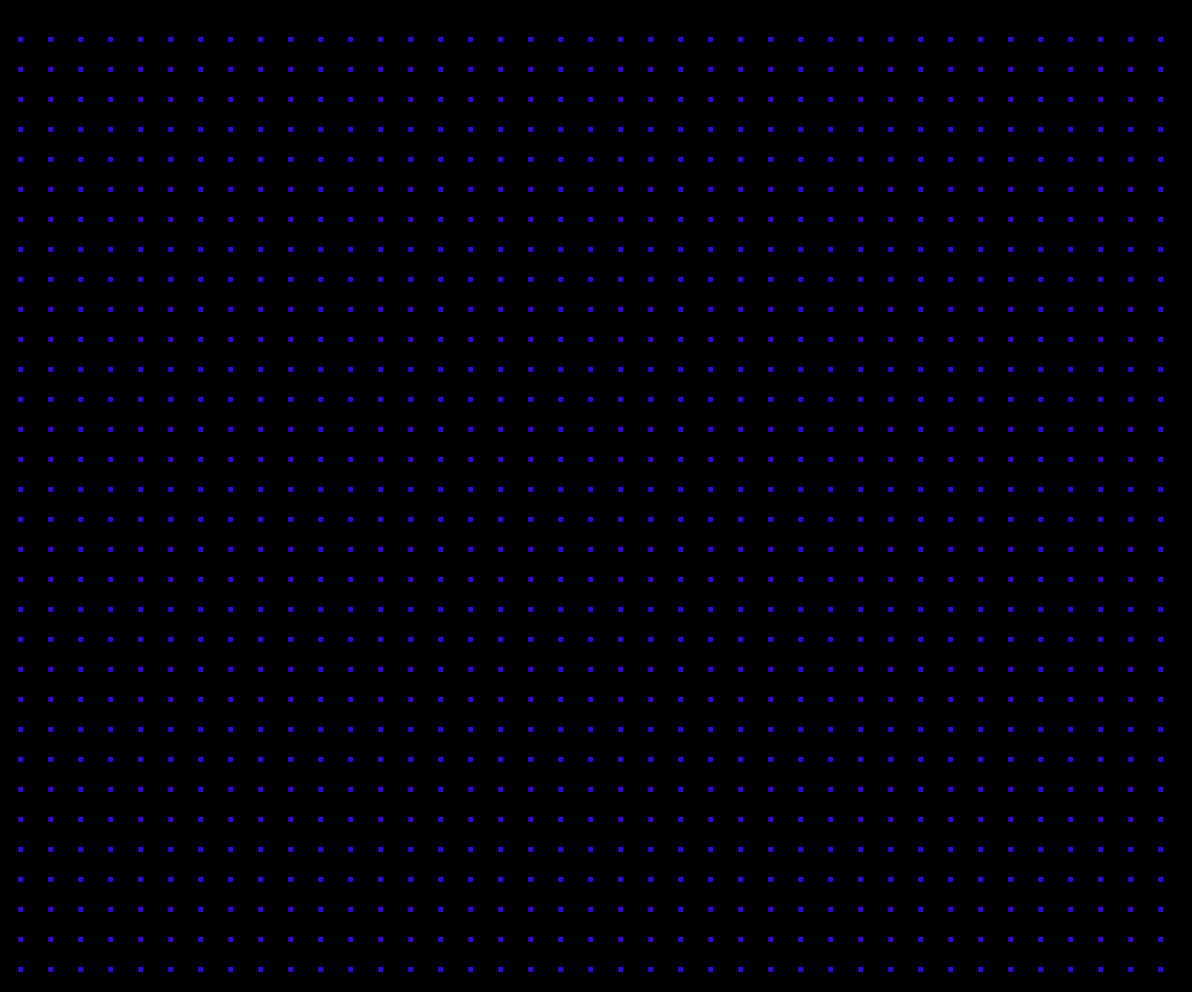
Frame 1 (no input)
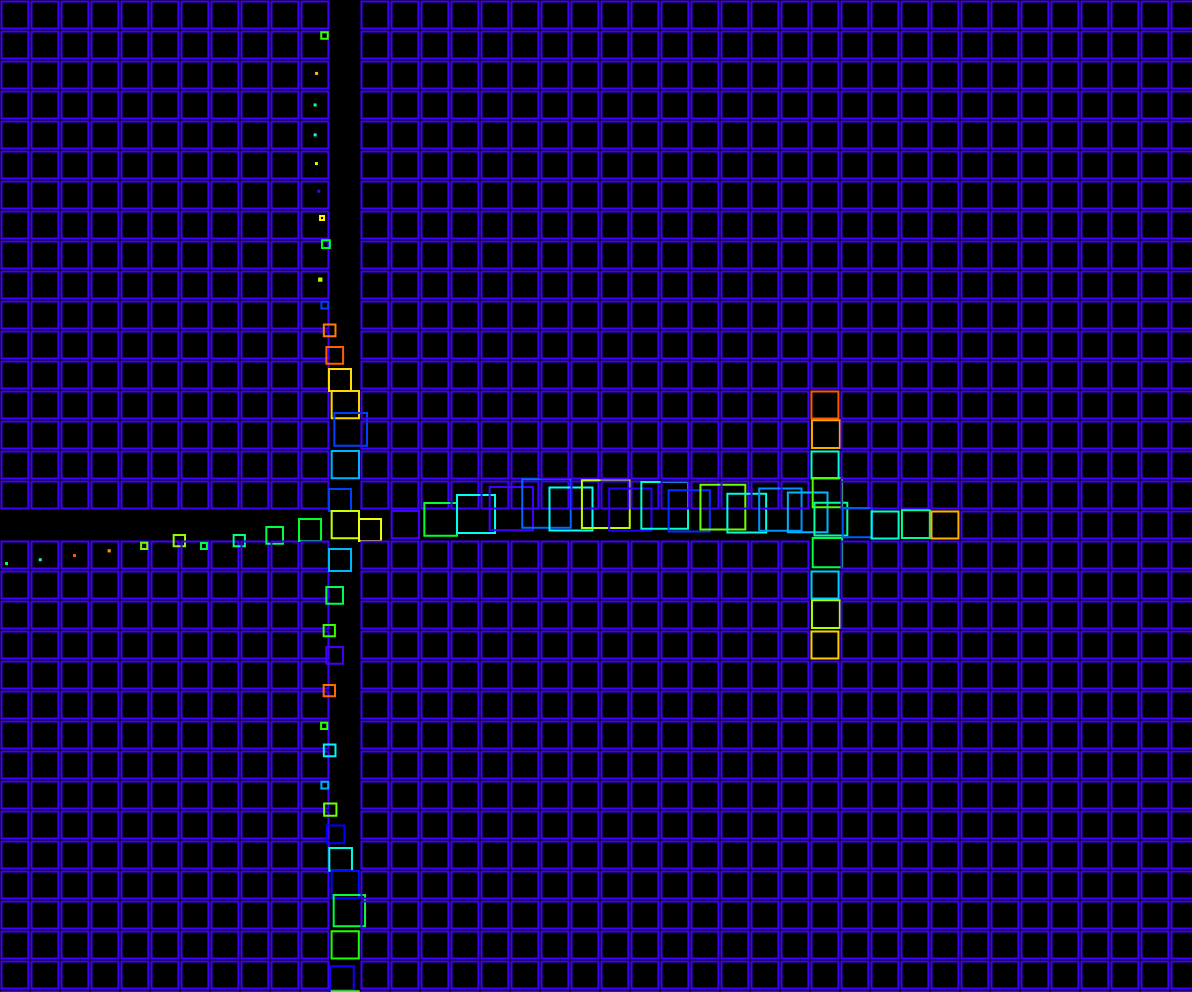
Frame 60 (no input)
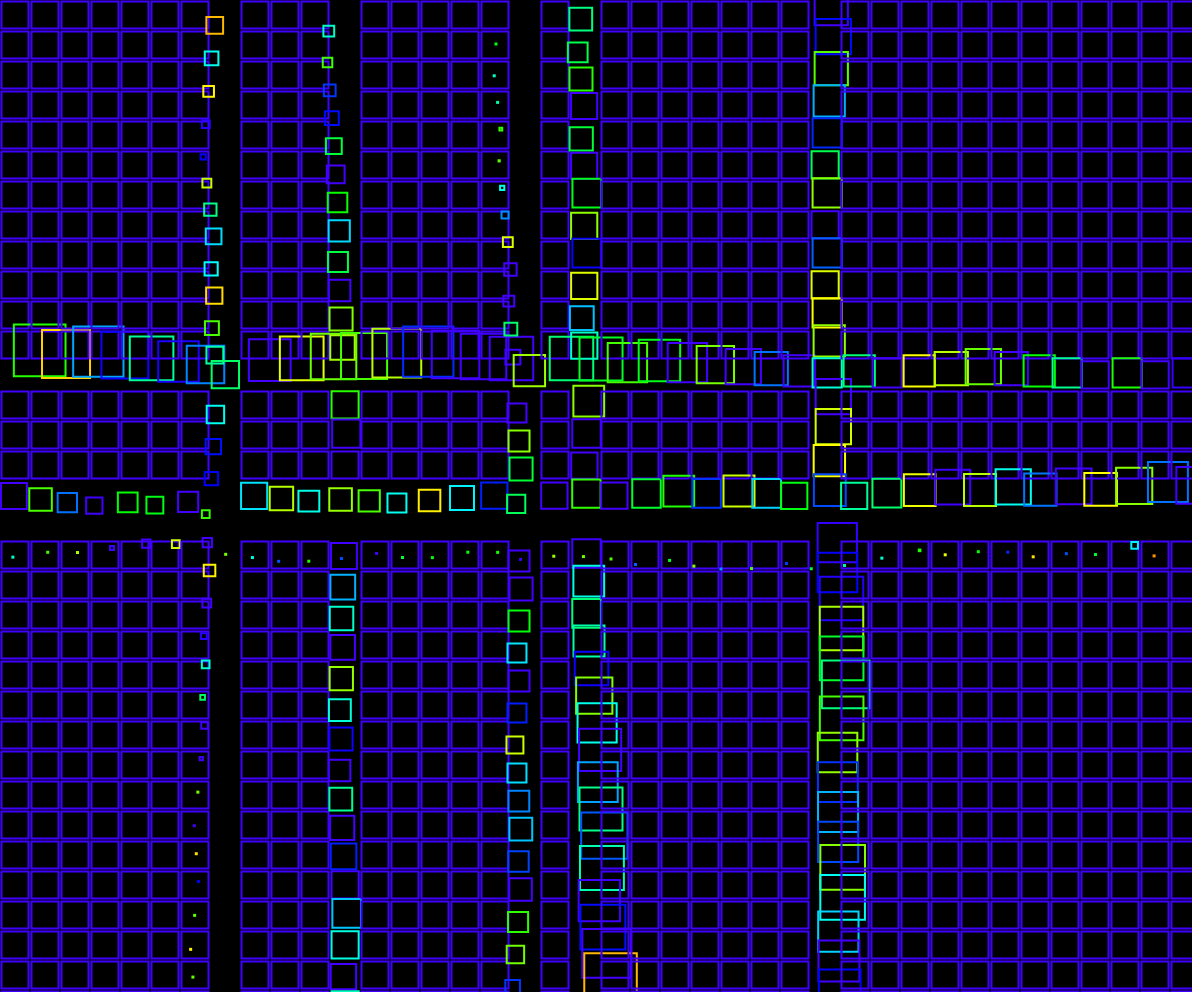
Frame 120 (the mouse pressed at the canvas centre since frame 60)

The p5.js sketch that drew these frames (run headless with seeded random() and noise() and a simulated clock; from frame 60 on, the mouse is pressed at the canvas centre):

// p5.js sketch
// ── sketch.js
var grid = [];
var spacing = 30;
var boxCnt;

function setup() {
	createCanvas(window.innerWidth-8, window.innerHeight-8);
	colorMode(HSB);
	boxCnt = createVector(int(width/spacing)+1, int(height/spacing)+1);
	for (var i = 0; i < boxCnt.x; i++) {
		grid[i] = [];
		for (var j = 0; j < boxCnt.y; j++) {
			grid[i][j] = new Box(i*spacing, j*spacing, i, j);
		}
	}
	for (var i = 0; i < boxCnt.x; i++) {
		for (var j = 0; j < boxCnt.y; j++) {
			var neighbors = [];
			for (var n = -1; n <= 1; n += 2) {
				for (var m = -1; m <= 1; m += 2) {
					if (i+n >= 0 && i+n < boxCnt.x && j+m >= 0 && j+m < boxCnt.y) {
						neighbors.push(grid[i+n][j+m]);
					}
				}
			}
			grid[i][j].neighbors = neighbors;
		}
	}
}

function draw() {
	background(0);
	translate(spacing/2, spacing/2);
	for (var i = 0; i < grid.length; i++) {
		for (var j = 0; j < grid[i].length; j++) {
			grid[i][j].update();
			if (Math.random() < 0.00001) grid[i][j].clicked({up: true, right: true, down: true, left: true}, Math.random(10, 30), Math.random(20, 40));
		}
	}
	// if (mouseIsPressed) mousePressed();
	
}

function mousePressed() {
	for (var i = 0; i < grid.length; i++) {
		for (var j = 0; j < grid[i].length; j++) {
			var boxS = spacing > grid[i][j].size.s ? spacing : grid[i][j].size.s;
			var boxX = grid[i][j].pos.x;
			var boxY = grid[i][j].pos.y;
			if (mouseX < boxX + boxS && mouseX > boxX &&
				mouseY < boxY + boxS && mouseY > boxY) {
					grid[i][j].clicked({up: true, right: true, down: true, left: true}, Math.random(10, 30), Math.random(20, 40));
			}
		}
	}
}
// ── box.js
class Box {
    constructor(x, y, i_, j_) {
        this.pos = createVector(x, y);
        this.offset = {x: 0, y: 0};
        this.index = {i: i_, j: j_};
        this.defaultSize = spacing * 0.9;
        this.minSize = 1;
        this.size = {s: 0, v: 0, a: 0};
        this.neighbors = [];
        this.hue = 255;
    }

    update() {
        this.size.s += this.size.v;
        this.size.v += this.size.a;
        this.size.a = 0;
        this.size.v *= 0.97;
        if (this.size.s != this.defaultSize) 
            this.size.s -= (this.size.s - this.defaultSize) * 0.1;
        if (this.hue < 255) this.hue++;

        var offsetAmt = 3;
        this.offset.x = map(this.size.s-this.defaultSize, -3, 3, -offsetAmt, offsetAmt);
        this.offset.y = map(this.size.s-this.defaultSize, -3, 3, offsetAmt, -offsetAmt);

        this.draw();
    }

    draw() {
        stroke(this.hue, 255, 255);
        strokeWeight(2);
        noFill();
        rectMode(CENTER);
        var rendSize = this.size.s < this.minSize ? this.minSize : this.size.s;
        rect(this.pos.x+this.offset.x, this.pos.y+this.offset.y, rendSize, rendSize);
    }
    
    clicked(triggerDir, size, hue) {
        if (random() < 0.01) triggerDir = {up: true, right: true, down: true, left: true};
        var i = this.index.i;
        var j = this.index.j;
        var delay = 15;
        this.size.a += size;
        this.hue = random(255);
        hue -= 20;
        size += 3 * (random() < 0.5) ? 1 : -1;
        setTimeout(() => {
            if (triggerDir.up && j - 1 >= 0) 
                grid[i][j-1].clicked({up: true}, size, hue);
            if (triggerDir.right && i + 1 < boxCnt.x) 
                grid[i+1][j].clicked({right: true}, size, hue);
            if (triggerDir.down && j + 1 < boxCnt.y) 
                grid[i][j+1].clicked({down: true}, size, hue);
            if (triggerDir.left && i - 1 >= 0) 
                grid[i-1][j].clicked({left: true}, size, hue);
        }, delay);
    }
}
